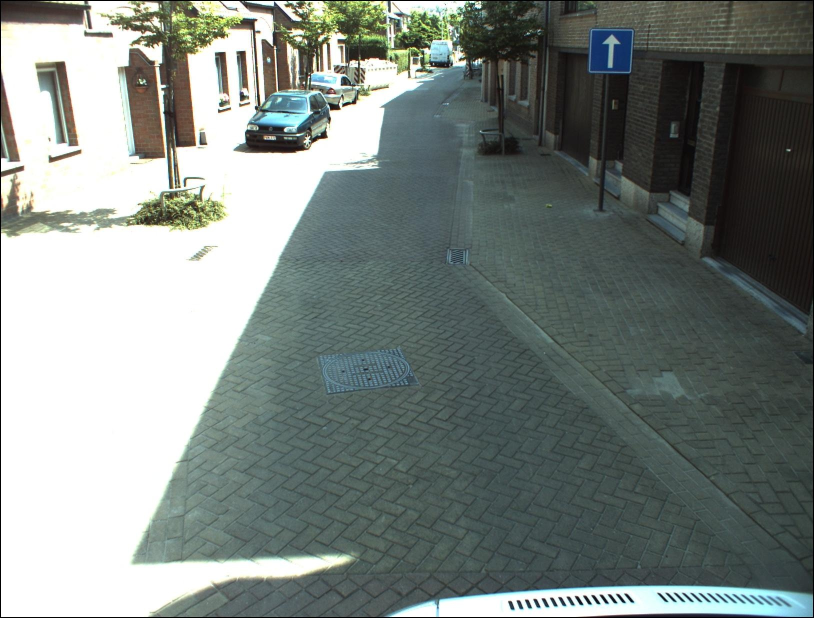
#> input picture datasets/split/train/00.001460.jpg, 1628 x 1236 px (shown at 1/2 size); its folder holds only this picture in this run
$ python -i fourierTransform.py   (imports and definitions only)
#> lines starting #> are read from the running program, lines starting #| are printed output that depends on the picture
#conda install pyzmq=14.7.0


import cv2
import matplotlib.pyplot as plt
import numpy as np
from resizeImage import image_resize
from houghTrasnform import houghTrasnform, houghTrasnformGrouped
from utils import get_gray_image, list_ds


def discriteFourierTransform(img):
    rows, columns = np.shape(img)
    m = cv2.getOptimalDFTSize(rows)
    n = cv2.getOptimalDFTSize(columns)

    imBorder = cv2.copyMakeBorder(img, 0, m - rows, 0, n - columns, cv2.BORDER_CONSTANT, value = 0)

    planes  = [np.float32(imBorder), np.zeros(imBorder.shape, np.float32)]
    complexI = cv2.merge(planes)  # Add to the expanded another plane with zeros

#    dft1 = cv2.dft(np.float32(img), flags=cv2.DFT_COMPLEX_OUTPUT)
#    dft2 = cv2.dft(np.float32(imBorder), flags=cv2.DFT_COMPLEX_OUTPUT)
    cv2.dft(complexI, complexI)  # this way the result may fit in the source matrix
    cv2.split(complexI, planes)                   # planes[0] = Re(DFT(I), planes[1] = Im(DFT(I))


    cv2.magnitude(planes[0], planes[1], planes[0])# planes[0] = magnitude

    magI = planes[0]

    matOfOnes = np.ones(magI.shape, dtype=magI.dtype)
    cv2.add(matOfOnes, magI, magI) #  switch to logarithmic scale
    cv2.log(magI, magI)

    magI_rows, magI_cols = magI.shape
    # crop the spectrum, if it has an odd number of rows or columns
    magI = magI[0:(magI_rows & -2), 0:(magI_cols & -2)]
    cx = int(magI_rows/2)
    cy = int(magI_cols/2)
    q0 = magI[0:cx, 0:cy]         # Top-Left - Create a ROI per quadrant
    q1 = magI[cx:cx+cx, 0:cy]     # Top-Right
    q2 = magI[0:cx, cy:cy+cy]     # Bottom-Left
    q3 = magI[cx:cx+cx, cy:cy+cy] # Bottom-Right
    tmp = np.copy(q0)               # swap quadrants (Top-Left with Bottom-Right)
    magI[0:cx, 0:cy] = q3
    magI[cx:cx + cx, cy:cy + cy] = tmp
    tmp = np.copy(q1)               # swap quadrant (Top-Right with Bottom-Left)
    magI[cx:cx + cx, 0:cy] = q2
    magI[0:cx, cy:cy + cy] = tmp

    cv2.normalize(magI, magI, 0, 1, cv2.NORM_MINMAX) # Transform the matrix with float values into a
    plt.imshow(magI)
    plt.show()


def fastFourierTransfomr(img):
    f = np.fft.rfft(img)
    fshift = np.fft.fftshift(f)
    magnitude_spectrum = 20*np.log(np.abs(fshift))

    plt.subplot(121),plt.imshow(img, cmap = 'gray')
    plt.title('Input Image'), plt.xticks([]), plt.yticks([])
    plt.subplot(122),plt.imshow(magnitude_spectrum, cmap = 'gray')
    plt.title('Magnitude Spectrum'), plt.xticks([]), plt.yticks([])
    plt.show()


def resize(img, sizeLimit = 500):
    (h, w) = img.shape[:2]
    if(h>w):
        if(h > sizeLimit):
            img = image_resize(img, height = sizeLimit)
    else:
        if(w > sizeLimit):
            img = image_resize(img, width = sizeLimit)
    return img

# [6 lines not run here, left out]

>>> import cv2
>>> picture = cv2.imread('../datasets/split/train/00.001460.jpg', cv2.IMREAD_GRAYSCALE)
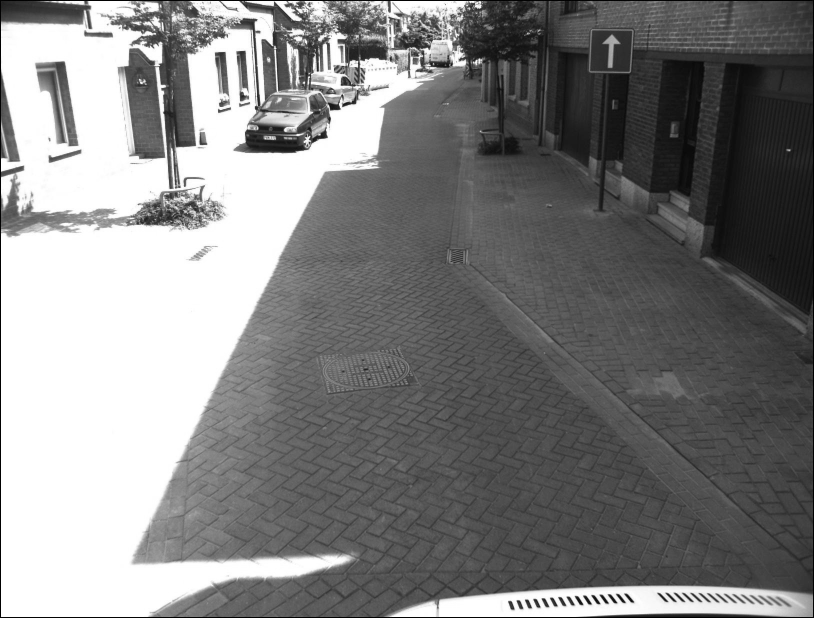
#> picture: shape (1236, 1628) (shown at 1/2 size); min 0, max 255, mean 129.1
>>> result = discriteFourierTransform(picture)
#> in discriteFourierTransform, `imBorder = cv2.copyMakeBorder(img, 0, m - rows, 0, n - columns, cv2.BO..`:
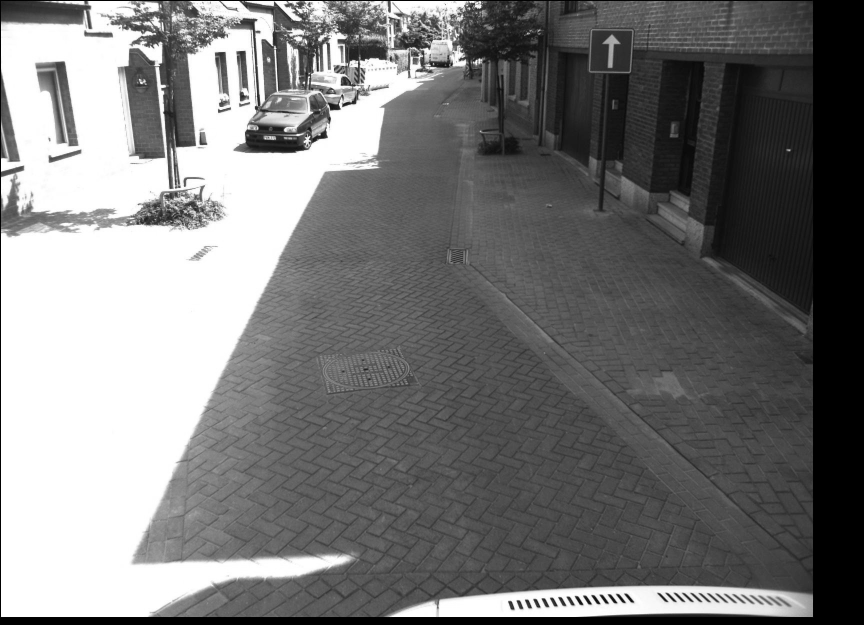
#> imBorder: shape (1250, 1728) (shown at 1/2 size); min 0, max 255, mean 120.3
#> in discriteFourierTransform, `cv2.add(matOfOnes, magI, magI)`: matOfOnes: shape (1250, 1728) float32; every value is 1
#> in discriteFourierTransform, `q0 = magI[0:cx, 0:cy]`:
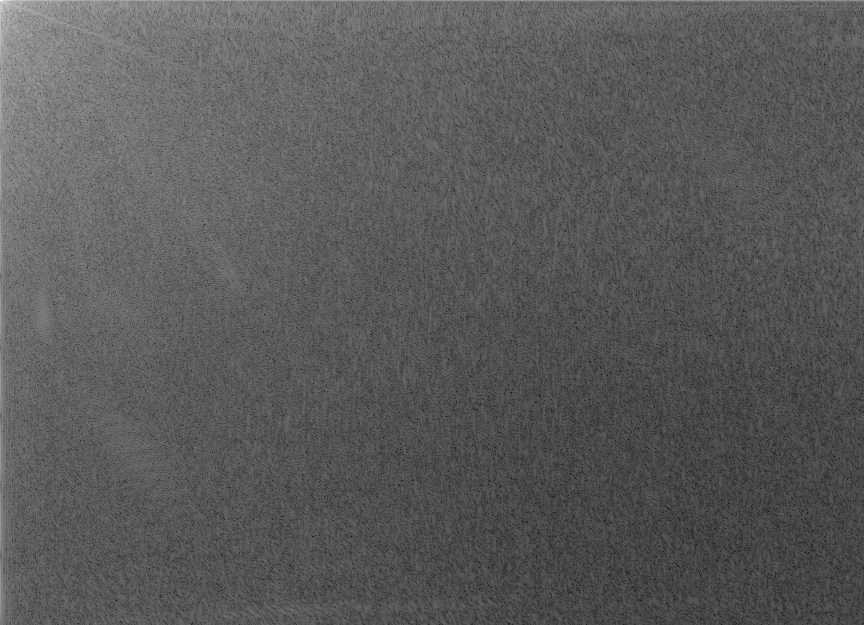
#> q0: shape (625, 864) float32; min 2.36, max 19.38, mean 8.38; drawn with min black and max white
#> in discriteFourierTransform, `q1 = magI[cx:cx+cx, 0:cy]`:
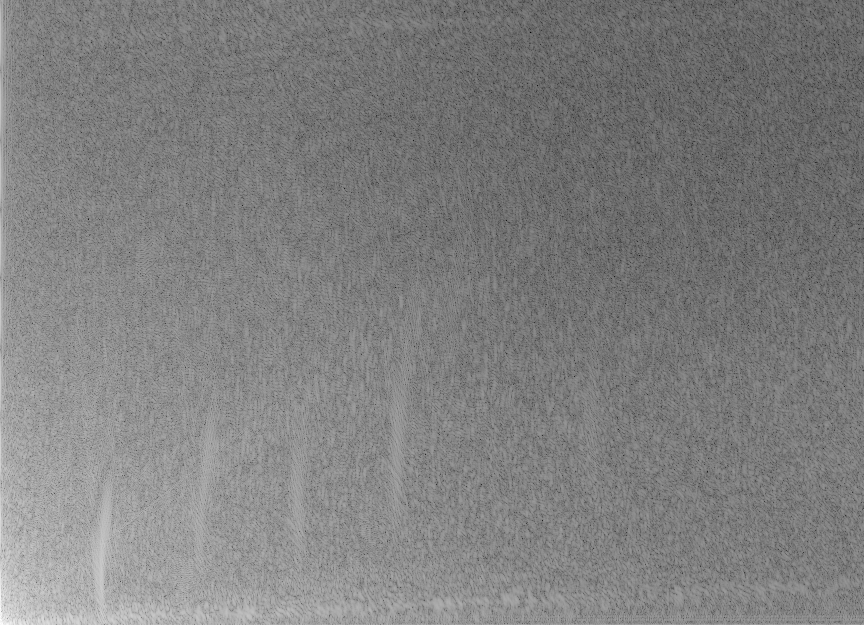
#> q1: shape (625, 864) float32; min 0.98, max 15.94, mean 8.49; drawn with min black and max white
#> in discriteFourierTransform, `q2 = magI[0:cx, cy:cy+cy]`:
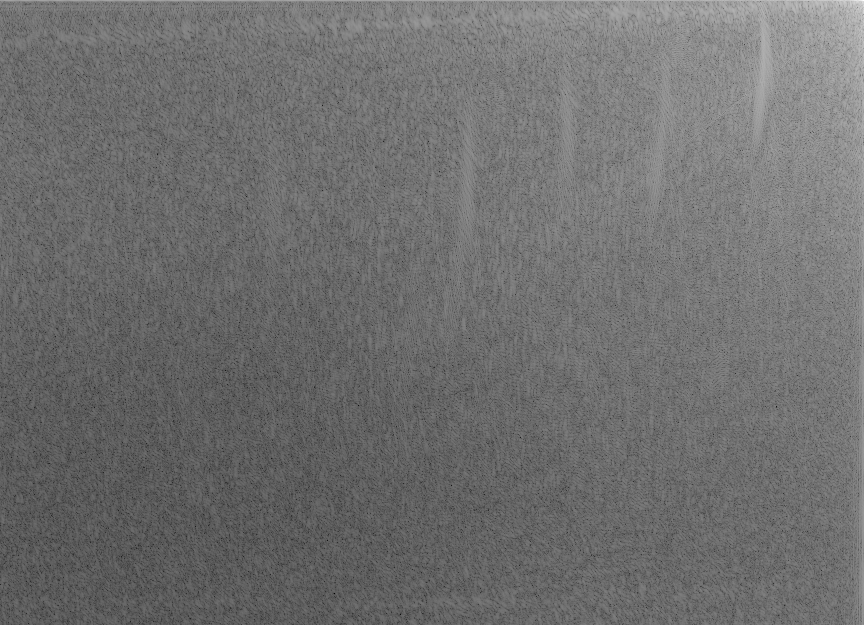
#> q2: shape (625, 864) float32; min 0.981, max 18.18, mean 8.49; drawn with min black and max white
#> in discriteFourierTransform, `q3 = magI[cx:cx+cx, cy:cy+cy]`:
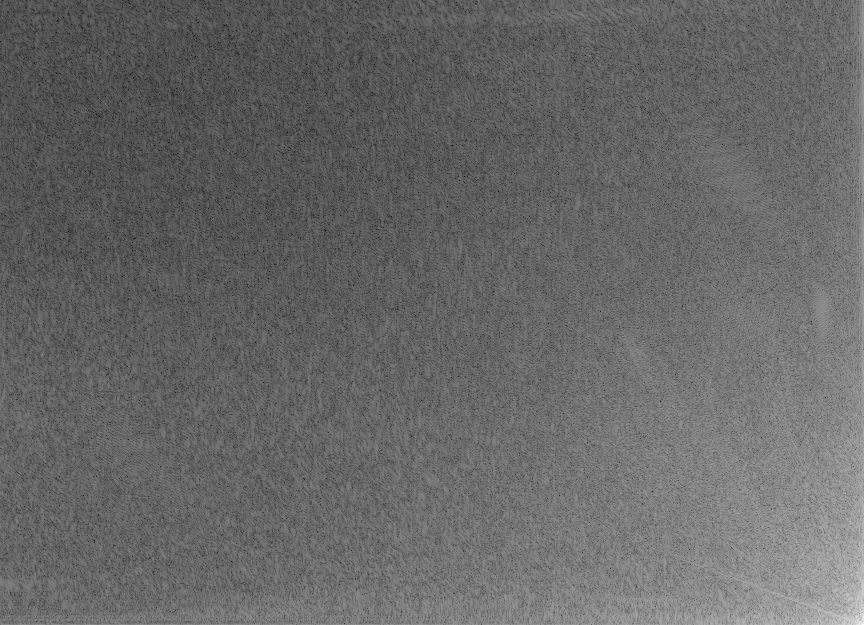
#> q3: shape (625, 864) float32; min 2.37, max 17.12, mean 8.37; drawn with min black and max white
#> in discriteFourierTransform, `magI[0:cx, cy:cy + cy] = tmp`:
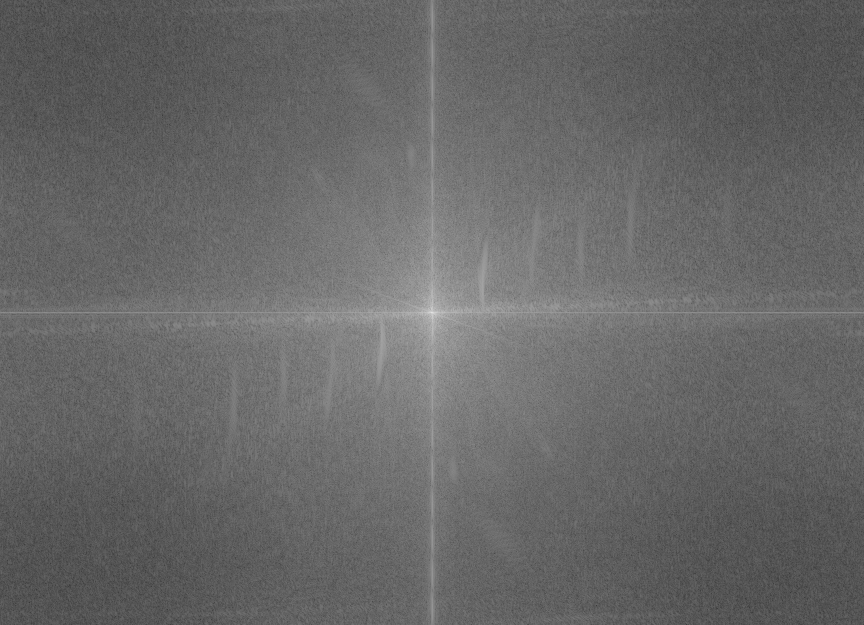
#> magI: shape (1250, 1728) float32 (shown at 1/2 size); min 0.98, max 19.38, mean 8.43; drawn with min black and max white

$ run again, on datasets/split/train/00.001461.jpg
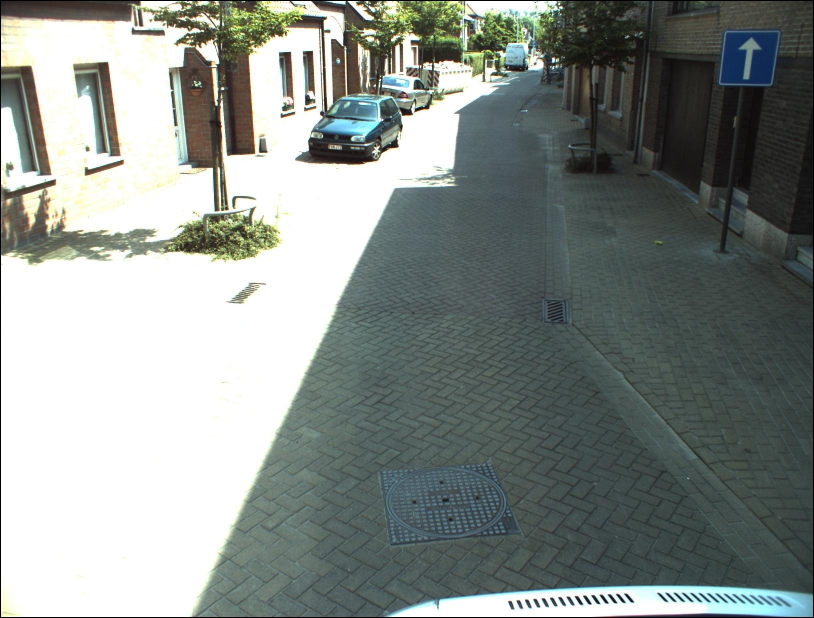
#> input picture datasets/split/train/00.001461.jpg, 1628 x 1236 px (shown at 1/2 size)
#> matOfOnes: shape (1250, 1728) float32; every value is 1
#> in discriteFourierTransform, `q1 = magI[cx:cx+cx, 0:cy]`:
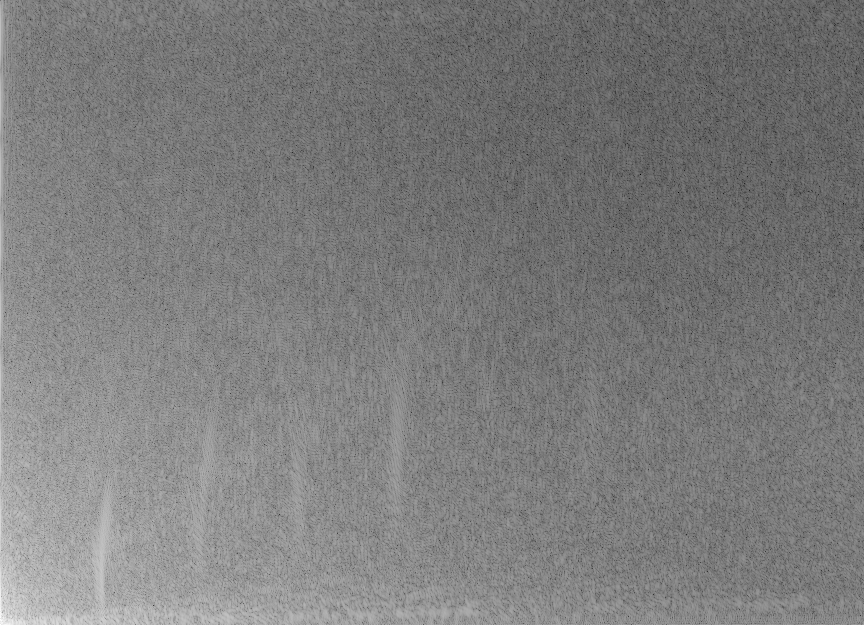
#> q1: shape (625, 864) float32; min 1.16, max 16.13, mean 8.49; drawn with min black and max white
#> in discriteFourierTransform, `q3 = magI[cx:cx+cx, cy:cy+cy]`:
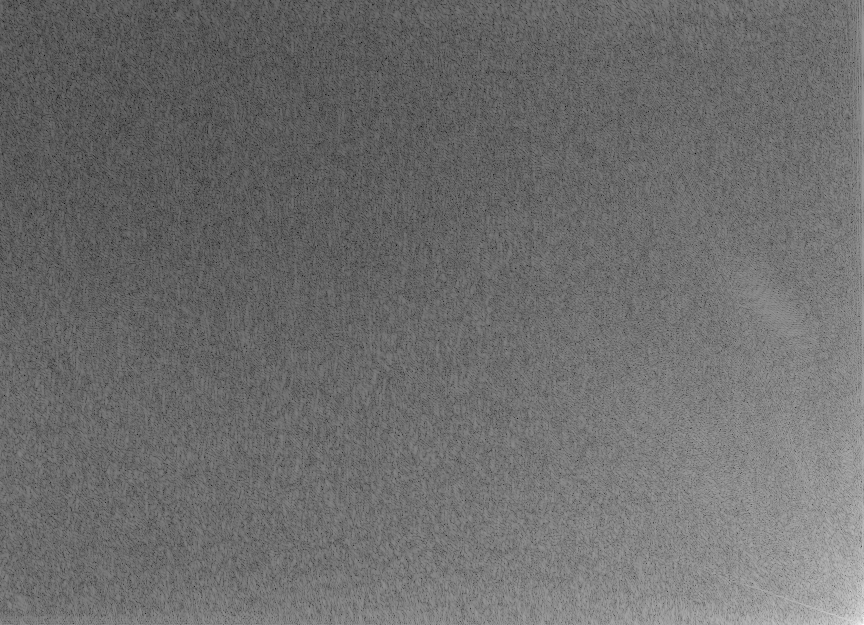
#> q3: shape (625, 864) float32; min 1.69, max 17.3, mean 8.39; drawn with min black and max white

$ run again, on datasets/split/train/00.001527.jpg
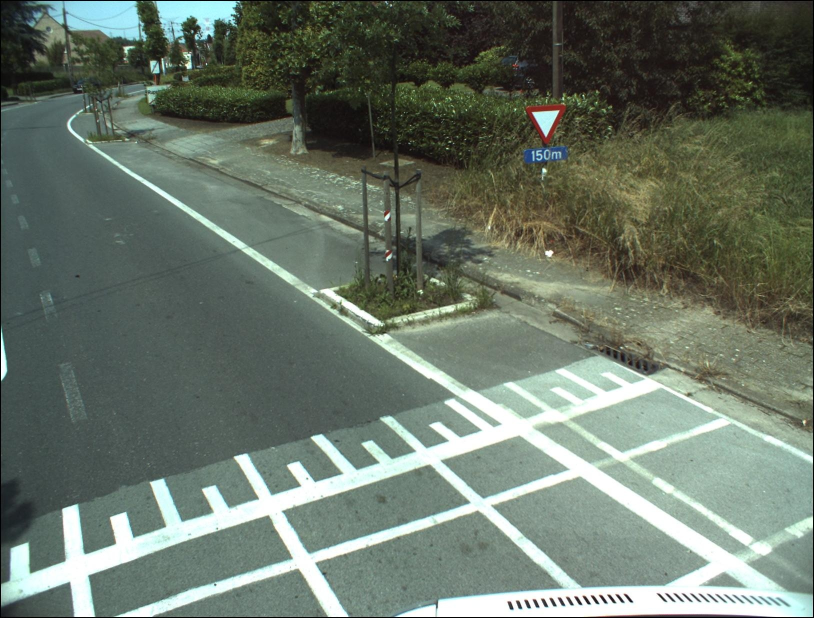
#> input picture datasets/split/train/00.001527.jpg, 1628 x 1236 px (shown at 1/2 size)
#> matOfOnes: shape (1250, 1728) float32; every value is 1
#> in discriteFourierTransform, `q2 = magI[0:cx, cy:cy+cy]`:
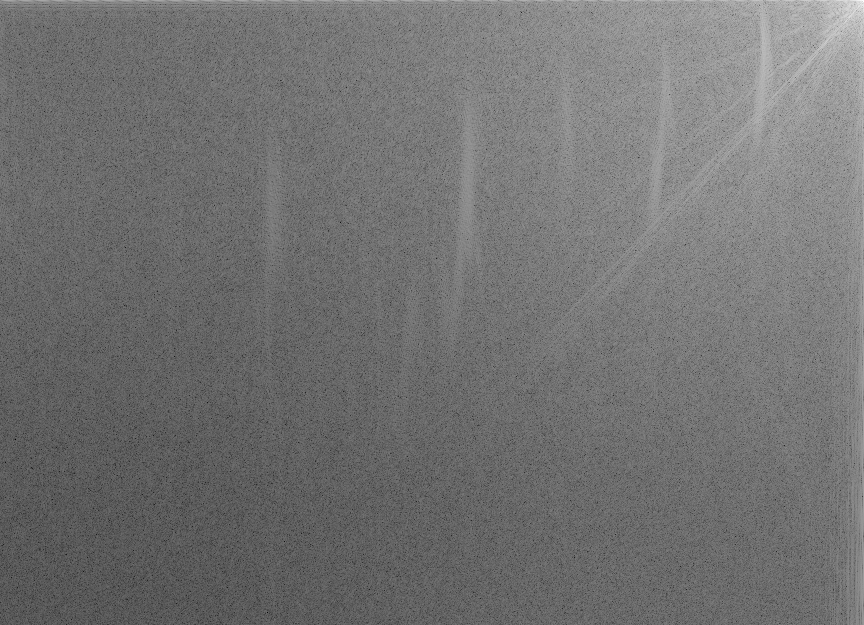
#> q2: shape (625, 864) float32; min 0.98, max 17.04, mean 8.19; drawn with min black and max white
#> in discriteFourierTransform, `q3 = magI[cx:cx+cx, cy:cy+cy]`:
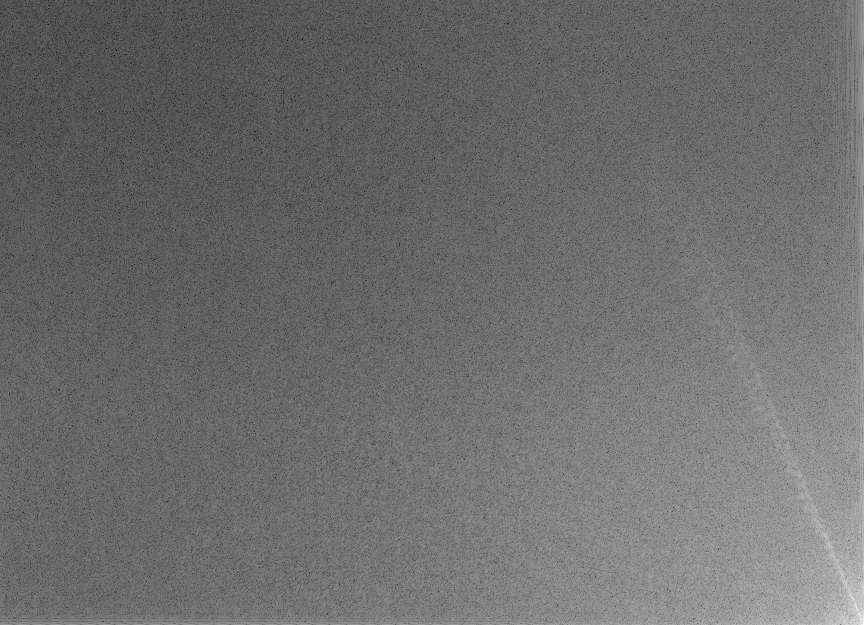
#> q3: shape (625, 864) float32; min 1.66, max 16.68, mean 8.12; drawn with min black and max white

$ run again, on datasets/split/train/00.001768.jpg
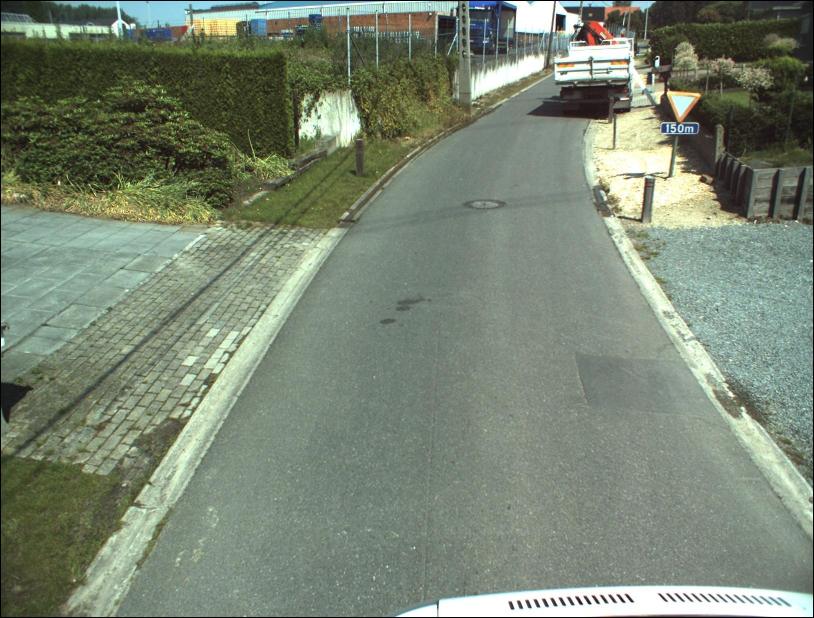
#> input picture datasets/split/train/00.001768.jpg, 1628 x 1236 px (shown at 1/2 size)
#> matOfOnes: shape (1250, 1728) float32; every value is 1
#> in discriteFourierTransform, `q3 = magI[cx:cx+cx, cy:cy+cy]`:
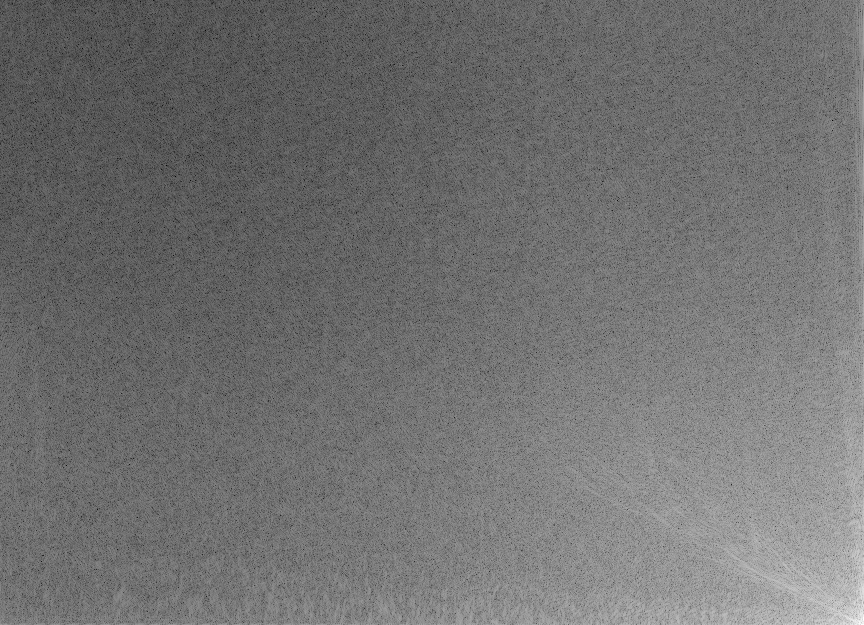
#> q3: shape (625, 864) float32; min 2.7, max 15.82, mean 8.54; drawn with min black and max white
